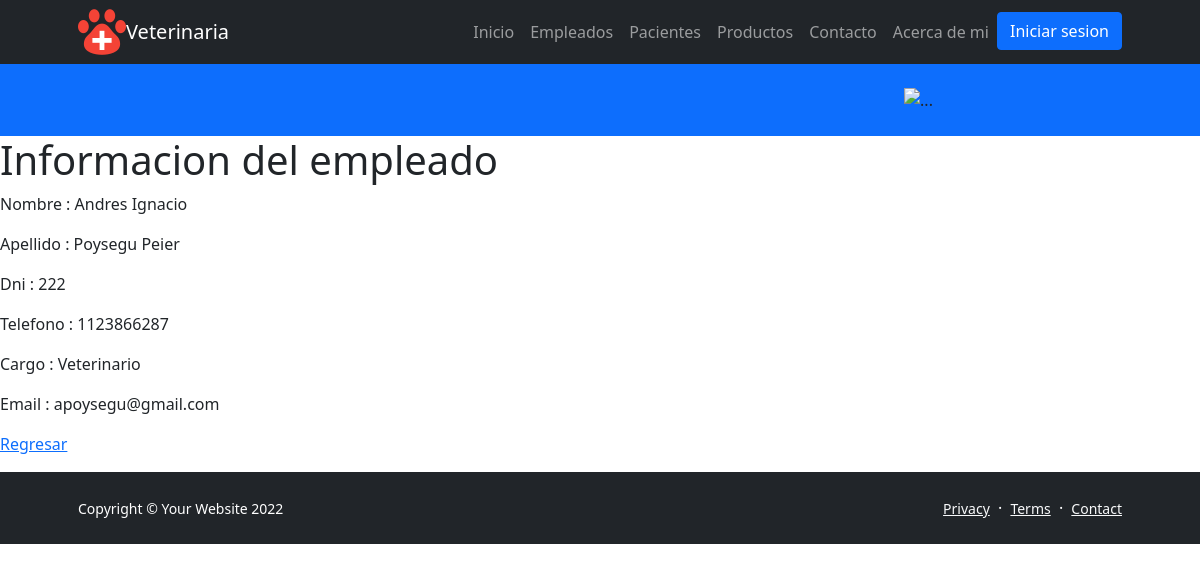
/empleados/222/, run on the app's committed database.
### veterinaria/models.py (models this page shows, shortened)
class Empleados(models.Model):
    nombre=models.CharField(max_length=50)
    apellido=models.CharField(max_length=50)
    dni = models.IntegerField(primary_key=True)
    telefono = models.IntegerField(null=True)
    cargo = models.CharField(max_length=50)
    email = models.EmailField(max_length=254,null=True)

### veterinaria/views.py (the view)
# urls.py: path('empleados/<pk>/' ,EmpleadosDetail.as_view(), name='empleados_detail'),
class EmpleadosDetail(DetailView, LoginRequiredMixin):
    model = Empleados
    template_name = 'veterinaria/empleados_funciones/empleado_detalle.html'
    context_object_name = 'empleado'

### veterinaria/templates/veterinaria/empleados_funciones/empleado_detalle.html (shortened to what this page needs)
<!DOCTYPE html>
{% extends 'veterinaria/padre.html' %}
{% block main_content %}
<html lang="en">
<head>
</head>
<body>
    <h1>Informacion del empleado</h1>
    <p>Nombre : {{empleado.nombre}}</p>
    <p>Apellido : {{empleado.apellido}}</p>
    <p>Dni : {{empleado.dni}}</p>
    <p>Telefono : {{empleado.telefono}}</p>
    <p>Cargo : {{empleado.cargo}}</p>
    <p>Email : {{empleado.email}}</p>
    <p>
        <a href="{% url 'empleados_list' %}">Regresar</a>
    </p>
</body>
</html>
{% endblock %}

### data on the page
Empleados: nombre "Andres Ignacio", apellido "Poysegu Peier", dni "222", telefono "1123866287", cargo "Veterinario", email "apoysegu@gmail.com"
